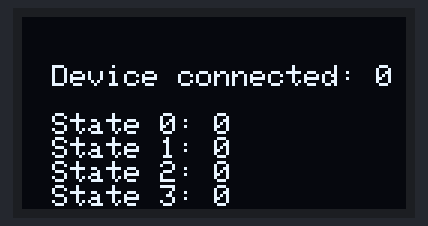
Bench run of a sketch on a simulated ESP8266 (NodeMCU). Parts: 128×64 one-colour display.

Above: at 0.1 s.

The sketch:

AP_Pantalla.ino
```cpp
#include <Wire.h>
#include <Adafruit_GFX.h>
#include <Adafruit_SH110X.h>
#include <ESP8266WiFi.h>

#define SCREEN_WIDTH 128
#define SCREEN_HEIGHT 64

Adafruit_SH1106G display(SCREEN_WIDTH, SCREEN_HEIGHT, &Wire, -1);

int devicesConnected = 0;
int prevDevicesConnected = -1;

const int historySize = 5;  // Tamaño del historial
int devicesHistory[historySize];
int historyIndex = 0;

void setup() {
  Serial.begin(9600);

  // Inicializa la pantalla OLED
  display.begin(0x3C, true);
  display.clearDisplay();
  display.setTextSize(1);
  display.setTextColor(SH110X_WHITE);
  display.setCursor(10, 16);
  display.cp437(true);
  display.write(173);
  display.write(173);
  display.display();

  // Configura el ESP8266 como Access Point
  WiFi.mode(WIFI_AP);
  WiFi.softAP("Vendo opel corsa", "");
}

void loop() {
  // Obtiene el número de dispositivos conectados
  devicesConnected = WiFi.softAPgetStationNum();

  // Verifica si ha habido un cambio en las conexiones
  if (devicesConnected != prevDevicesConnected) {
    // Actualiza el historial
    devicesHistory[historyIndex] = devicesConnected;
    historyIndex = (historyIndex + 1) % historySize;

    // Borra la pantalla
    display.clearDisplay();

    // Muestra el estado actual
    display.setCursor(10, 16);
    display.print("Device connected: ");
    display.print(devicesConnected);

    // Muestra el historial de estados anteriores
    int x = 10;
    int y = 32;
    for (int i = 0; i < historySize; i++) {
      display.setCursor(x, y);
      display.print("State " + String(i) + ": " + String(devicesHistory[i]));
      y += 8;
    }

    // Muestra la pantalla
    display.display();

    // Actualiza el valor previo
    prevDevicesConnected = devicesConnected;
  }

  // Espera un momento antes de verificar de nuevo
  delay(1000);
}
```
